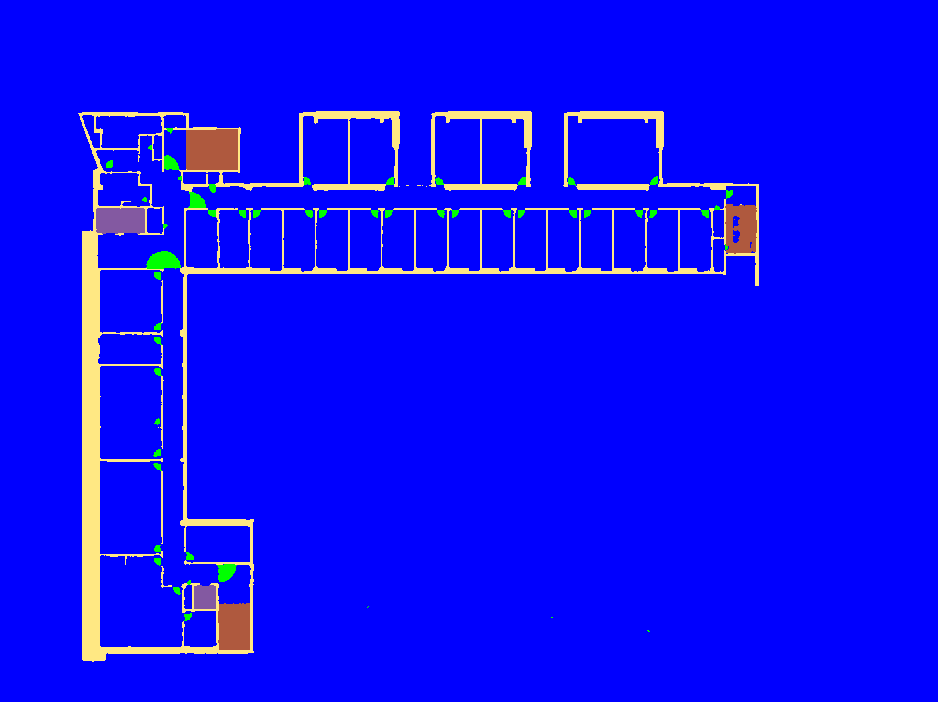
#> input picture data_utils/pred.png, 938 x 702 px
$ jupyter execute practice.ipynb
#> lines starting #> are read from the running program, lines starting #| are printed output that depends on the picture; long printed decimals are rounded
[cell 1]
from glob import glob
import numpy as np
import cv2, os

[cell 2]
pred_path = './pred.png'
gt_path = './gt.png'

[cell 3]
def target_rgb2label(target_img, label_colors):
    width, height, _ = target_img.shape
    target_label = np.zeros([width, height], dtype=np.uint8)
    for it in range(1, len(label_colors)):
        rr, cc = np.where(np.all(target_img == label_colors[it], axis=-1))
        target_label[rr, cc] = it
    return target_label

[cell 4]
pred = cv2.imread(pred_path)
#> pred is the input picture: shape (702, 938, 3); mean B, G, R 247, 11.7, 12.2
gt = cv2.imread(gt_path)
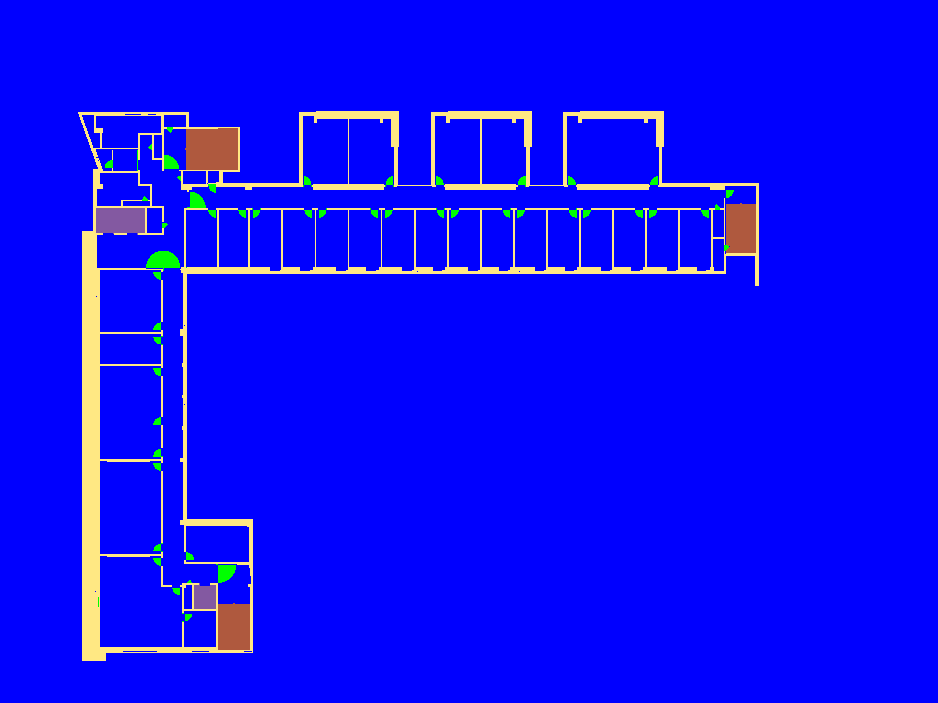
#> input picture data_utils/gt.png, 938 x 703 px
#> gt is the input picture: shape (703, 938, 3); mean B, G, R 246.9, 11.7, 12.3
color_map = np.array([[0, 0, 255], [255, 232, 131], [255, 0, 0],
                        [0, 255, 0], [131, 89, 161], [175, 89, 62]])


if not pred.shape == gt.shape:
    pred = cv2.resize(pred, gt.shape[1::-1], interpolation=cv2.INTER_NEAREST)
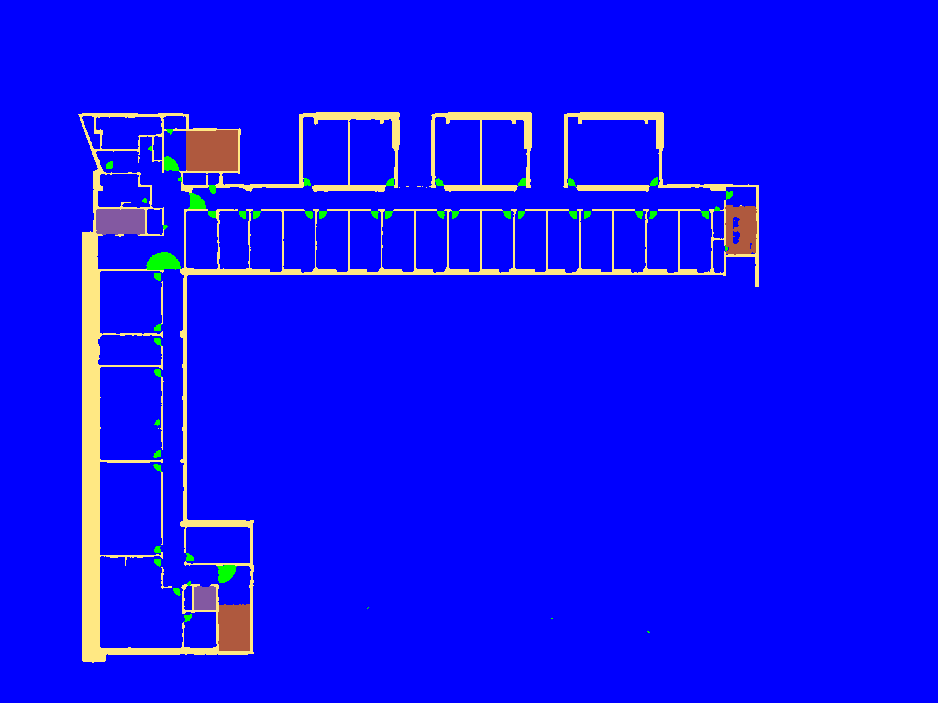
#> pred: shape (703, 938, 3); mean B, G, R 247, 11.7, 12.2

gt_ = target_rgb2label(gt[:,:,[2,1,0]], color_map)
#> after the loop in target_rgb2label, `for it in range(1, len(label_colors)):`:
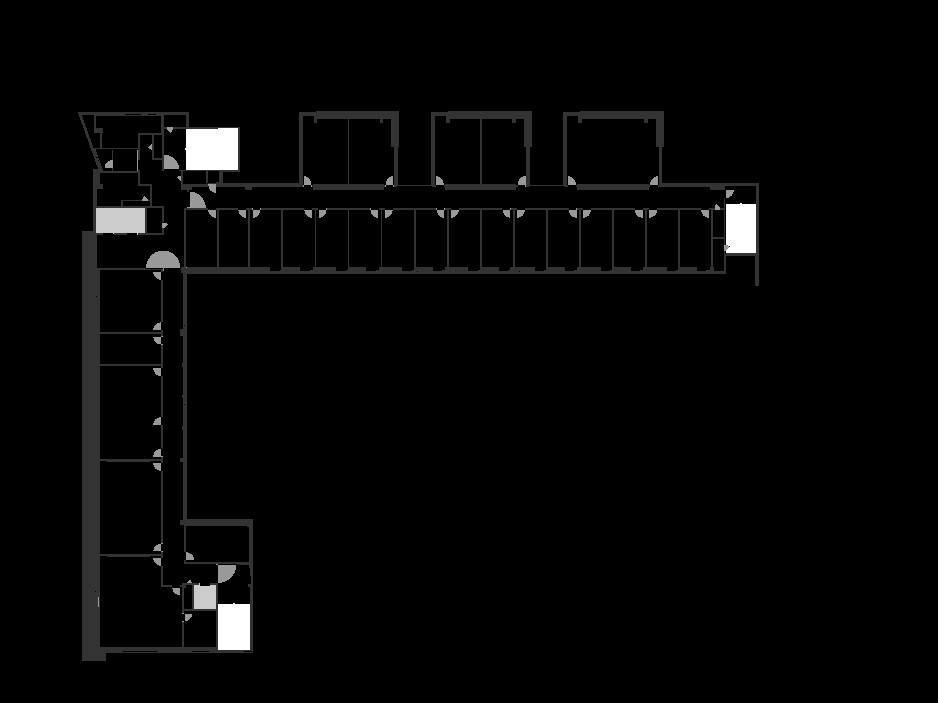
#> target_label: shape (703, 938); min 0, max 5, mean 0.105; drawn with min black and max white
pred_ = target_rgb2label(pred[:,:,[2,1,0]], color_map)

[cell 5]
nc = len(color_map) - 1
confuse_matrix = np.zeros([nc, nc])

for it in range(nc):  # gt
    for jt in range(nc):  # pred
        confuse_matrix[it, jt] = np.sum(np.logical_and(gt_ == (it+1), pred_ == (jt+1)))
#> after the loop, confuse_matrix = [[23322, 0, 53, 54, 127], [0, 0, 0, 0, 0], [45, 0, 2489, 0, 5], [71, 0, 0, 1669, 0], [115, 0, 2, 0, 4729]]

[cell 6]
nc = len(color_map)
confuse_matrix = np.zeros([nc, nc])

for it in range(nc):  # gt
    for jt in range(nc):  # pred
        confuse_matrix[it, jt] = np.sum(np.logical_and(gt_ == it, pred_ == jt))
#> after the loop, confuse_matrix = [[617827, 3786, 0, 476, 23, 5], [3791, 23322, 0, 53, 54, 127], [0, 0, 0, 0, 0, 0], [575, 45, 0, 2489, 0, 5], [8, 71, 0, 0, 1669, 0], [242, 115, 0, 2, 0, 4729]]

[cell 7]
np.set_printoptions(suppress=True)
confuse_matrix
#> Out has the same summary as confuse_matrix

[cell 8]
confusion_matrix = confuse_matrix
#> confusion_matrix has the same summary as confuse_matrix
n = confusion_matrix.shape[0]
#> n = 6
precisions, recalls = [], []
for it in range(1, n):
    recall = confusion_matrix[it, it] / np.sum(confusion_matrix[it, :] + 10**-5)
    precision = confusion_matrix[it, it] / np.sum(confusion_matrix[:, it] + 10**-5)
    recalls.append(recall)
    precisions.append(precision)
#> this loop made 5 passes
#> (recall, precision) on passes 1 to 5: (0.853, 0.853), (0, 0), (0.799, 0.824), (0.955, 0.956), (0.929, 0.972)
#> after the loop, precisions = [0.853, 0, 0.824, 0.956, 0.972]; recalls = [0.853, 0, 0.799, 0.955, 0.929]

[cell 9]
pp=[precisions, recalls]
#> pp = [[0.853, 0, 0.824, 0.956, 0.972], [0.853, 0, 0.799, 0.955, 0.929]]

[cell 10]
print(confusion_matrix, end='\n\n')
#| [[617827.   3786.      0.    476.     23.      5.]
#|  [  3791.  23322.      0.     53.     54.    127.]
#|  [     0.      0.      0.      0.      0.      0.]
#|  [   575.     45.      0.   2489.      0.      5.]
#|  [     8.     71.      0.      0.   1669.      0.]
#|  [   242.    115.      0.      2.      0.   4729.]]
print("precision")
print(pp[0])
#| [0.8531, 0.0, 0.8242, 0.9559, 0.9718]
print("recall")
print(pp[1])
#| [0.8528, 0.0, 0.7993, 0.9548, 0.9294]
